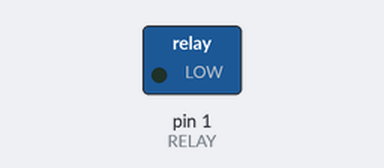
Simulated run of this sketch. Board: Arduino Uno, built with avr-gcc and run on an emulated ATmega328P. On the bench: switched loads named in the sketch (green lamp = pin HIGH). Dashed ring = blinking.

Above: at 0.5 s.
Timing chart, 0 to 4.6 s (numbered marks = the images above):
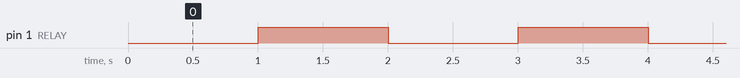

Measured:
- by itself, pin 1 (RELAY): alternates HIGH for 1.0 s and LOW for 1.0 s

The sketch:

blink.ino
```cpp
 #define RELAY 1 // relay connected to  GPIO0


void setup()
{

  pinMode(RELAY,OUTPUT);


}

void loop()
{


    digitalWrite(RELAY,LOW);
    delay(1000);
    digitalWrite(RELAY,HIGH);
    delay(1000);


}
```
